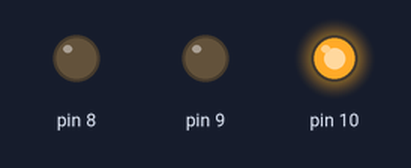
Simulated run of this sketch. Board: Arduino Uno, built with avr-gcc and run on an emulated ATmega328P. Shown: output pins drawn as LEDs (lit = HIGH).

Above: at 3.0 s.
At 7.0 s:
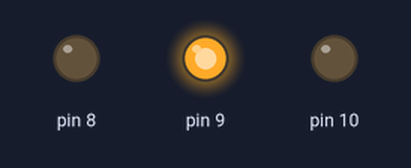
At 11.0 s:
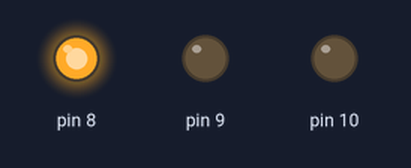
Timing chart, 0 to 18.2 s (numbered marks = the images above):
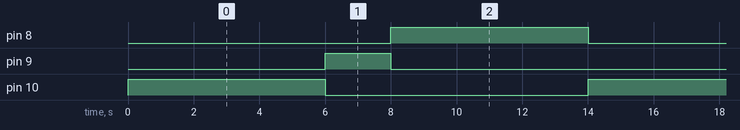

Measured:
- by itself, pin 8, pin 10: alternates HIGH for 6.0 s and LOW for 8.0 s
- by itself, pin 9: alternates HIGH for 2.0 s and LOW for 12.0 s
- by itself, everything shown: repeats every 14.0 s, in 4 steps

The sketch:

stopLight.ino
```cpp
void setup() {
  // initialize digital pin 8, 9, and 10 as an output.
  pinMode(8, OUTPUT);
  pinMode(9, OUTPUT);
  pinMode(10, OUTPUT);
}

// the loop function runs over and over again forever
void loop() {
  //Green
  digitalWrite(10, HIGH);   // turn the LED on (HIGH is the voltage level)
  delay(6000);
  digitalWrite(10, LOW);   // turn the LED off (LOW is the voltage level)


  //Yellow
  digitalWrite(9, HIGH);   // turn the LED on (HIGH is the voltage level)
  delay(2000);
  digitalWrite(9, LOW);    // turn the LED off (LOW is the voltage level)

  //Red
  digitalWrite(8, HIGH);   // turn the LED on (HIGH is the voltage level)
  delay(6000);
  digitalWrite(8, LOW);    // turn the LED off (LOW is the voltage level)

}
```
